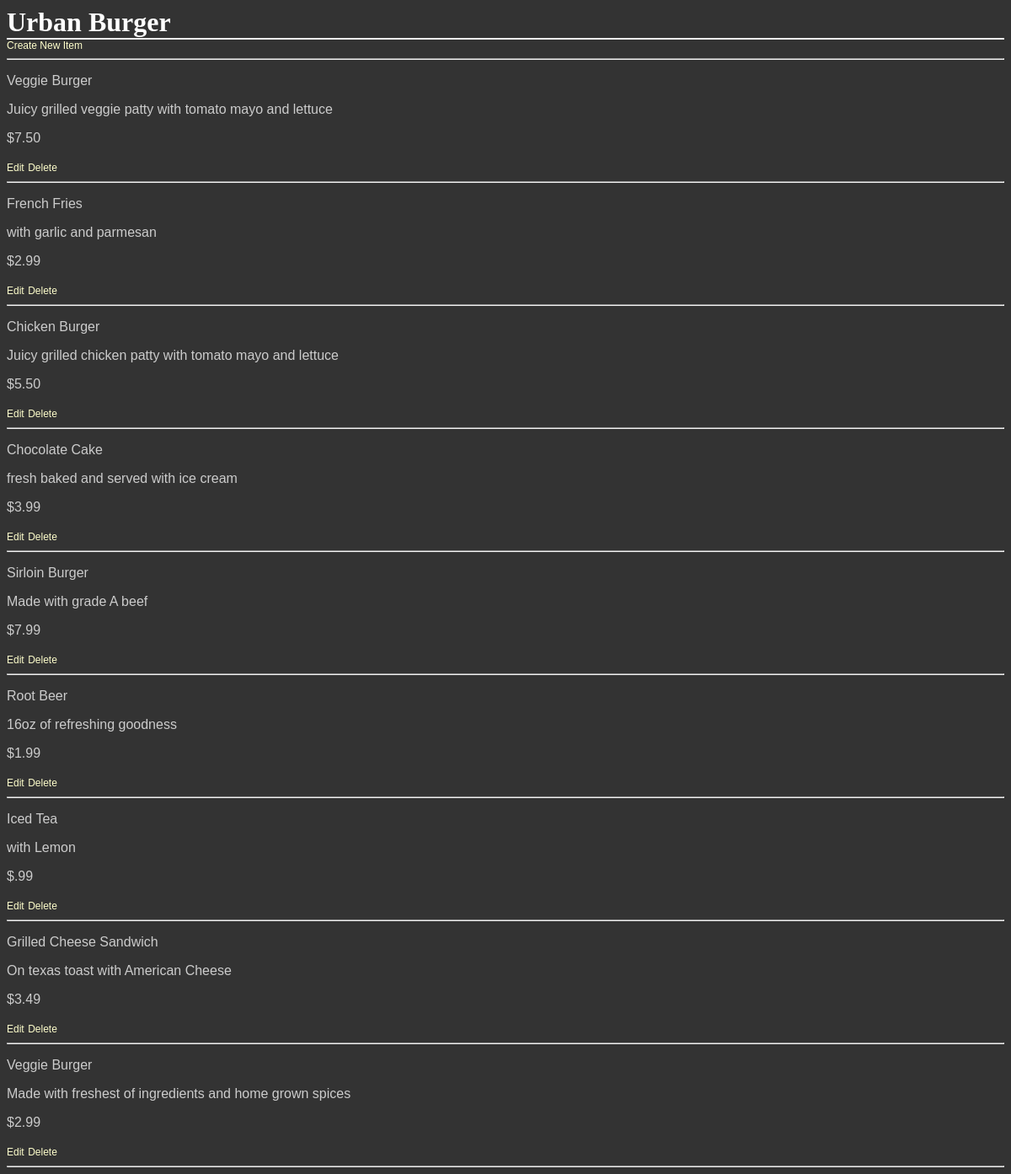
Page /restaurants/1/ on the committed database.
### database_setup.py (models this page shows, shortened)
class Restaurant(Base):
    __tablename__ = 'restaurant'
    name = Column(String(80), nullable=False)
    id = Column(Integer, primary_key=True)
    pass

class MenuItem(Base):
    __tablename__ = 'menu_item'
    name = Column(String(80), nullable=False)
    id = Column(Integer, primary_key=True)
    course = Column(String(250))
    description = Column(String(250))
    price = Column(String(8))
    restaurant_id = Column(Integer, ForeignKey('restaurant.id'))
    restaurant = relationship(Restaurant)
    pass

### project.py (the view)
@app.route('/restaurants/<int:restaurant_id>/')
def restaurant_menu(restaurant_id):
    restaurant = session.query(Restaurant).filter_by(id=restaurant_id).one()
    items = session.query(MenuItem).filter_by(restaurant_id=restaurant.id)
    return render_template('menu.html', restaurant=restaurant, items=items)

### templates/menu.html (shortened to what this page needs)
<html>
<head>
    <link rel="stylesheet" href="{{url_for('static', filename='styles.css')}}">
</head>
<body>
<h1>{{restaurant.name}}</h1>
<a href="{{url_for('new_menu_item', restaurant_id = restaurant.id) }}">
Create New Item</a>
<hr/>
{% for i in items %}
<div>
    <p>{{i.name}}</p>
    <p>{{i.description}}</p>
    <p> {{i.price}} </p>
    <a href="{{ url_for('edit_menu_item', restaurant_id=restaurant.id, menu_id=i.id) }}">Edit</a>
    <a href="{{ url_for('delete_menu_item', restaurant_id=restaurant.id, menu_id=i.id) }}">Delete</a>
    <hr />
</div>
{% endfor %}
</body>
</html>

### static/styles.css (style rules this page uses)
body { font-family: sans-serif; background-color: #333333 }
h1, h2, h3, h4 { color: #ffffff; }
h1, h2 { font-family: 'georgia', serif; margin: 0; }
h1 { border-bottom: 2px solid #eee; }
p, dd, dt { color: #cccccc; }
a { text-decoration: none; color: #ffffcc; font-size: .75em; }

### rows in the picture
Restaurant: name "Urban Burger"
MenuItem: name "Veggie Burger", description "Juicy grilled veggie patty with tomato mayo and lettuce", price "$7.50"
MenuItem: name "French Fries", description "with garlic and parmesan", price "$2.99"
MenuItem: name "Chicken Burger", description "Juicy grilled chicken patty with tomato mayo and lettuce", price "$5.50"
MenuItem: name "Chocolate Cake", description "fresh baked and served with ice cream", price "$3.99"
MenuItem: name "Sirloin Burger", description "Made with grade A beef", price "$7.99"
MenuItem: name "Root Beer", description "16oz of refreshing goodness", price "$1.99"
MenuItem: name "Iced Tea", description "with Lemon", price "$.99"
MenuItem: name "Grilled Cheese Sandwich", description "On texas toast with American Cheese", price "$3.49"
MenuItem: name "Veggie Burger", description "Made with freshest of ingredients and home grown spices", price "$2.99"
